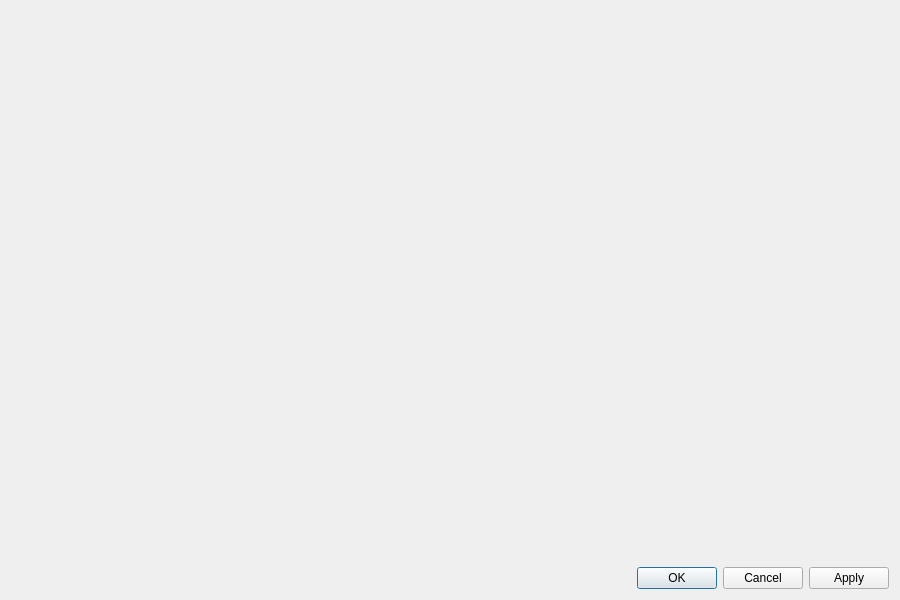
<?xml version="1.0" encoding="UTF-8"?>
<ui version="4.0">
 <class>Post2dWindowGeoDataGroupDataItem_ScalarsToColorsEditDialog</class>
 <widget class="QDialog" name="Post2dWindowGeoDataGroupDataItem_ScalarsToColorsEditDialog">
  <property name="geometry">
   <rect>
    <x>0</x>
    <y>0</y>
    <width>900</width>
    <height>600</height>
   </rect>
  </property>
  <property name="windowTitle">
   <string>Dialog</string>
  </property>
  <property name="windowIcon">
   <iconset resource="../../../../guibase/guibase.qrc">
    <normaloff>:/libs/guibase/images/iconColor.svg</normaloff>:/libs/guibase/images/iconColor.svg</iconset>
  </property>
  <layout class="QVBoxLayout" name="verticalLayout">
   <item>
    <widget class="DelegatedColorMapSettingEditWidget" name="widget" native="true"/>
   </item>
   <item>
    <widget class="QDialogButtonBox" name="buttonBox">
     <property name="orientation">
      <enum>Qt::Horizontal</enum>
     </property>
     <property name="standardButtons">
      <set>QDialogButtonBox::Apply|QDialogButtonBox::Cancel|QDialogButtonBox::Ok</set>
     </property>
    </widget>
   </item>
  </layout>
 </widget>
 <customwidgets>
  <customwidget>
   <class>DelegatedColorMapSettingEditWidget</class>
   <extends>QWidget</extends>
   <header>guicore/scalarstocolors/delegatedcolormapsettingeditwidget.h</header>
   <container>1</container>
  </customwidget>
 </customwidgets>
 <resources>
  <include location="../../../../guibase/guibase.qrc"/>
 </resources>
 <connections>
  <connection>
   <sender>buttonBox</sender>
   <signal>accepted()</signal>
   <receiver>Post2dWindowGeoDataGroupDataItem_ScalarsToColorsEditDialog</receiver>
   <slot>accept()</slot>
   <hints>
    <hint type="sourcelabel">
     <x>248</x>
     <y>254</y>
    </hint>
    <hint type="destinationlabel">
     <x>157</x>
     <y>274</y>
    </hint>
   </hints>
  </connection>
  <connection>
   <sender>buttonBox</sender>
   <signal>rejected()</signal>
   <receiver>Post2dWindowGeoDataGroupDataItem_ScalarsToColorsEditDialog</receiver>
   <slot>reject()</slot>
   <hints>
    <hint type="sourcelabel">
     <x>316</x>
     <y>260</y>
    </hint>
    <hint type="destinationlabel">
     <x>286</x>
     <y>274</y>
    </hint>
   </hints>
  </connection>
 </connections>
</ui>
